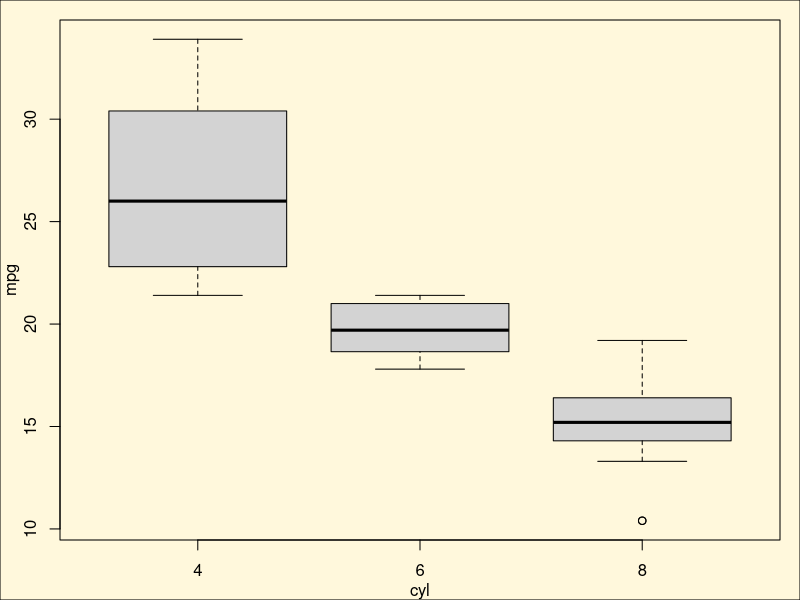
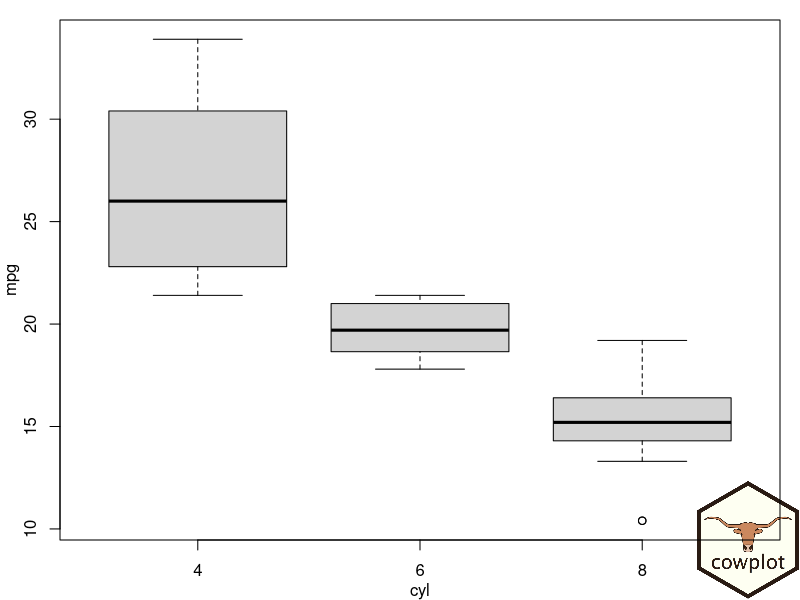
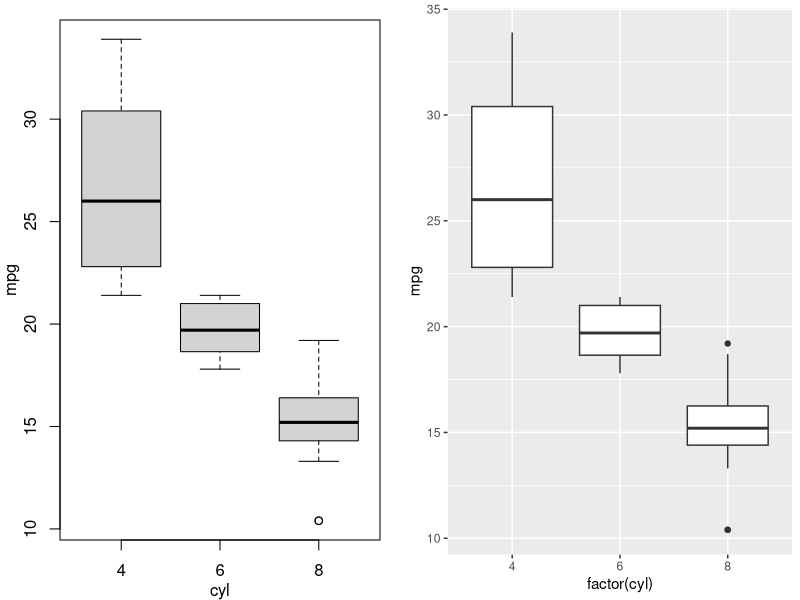
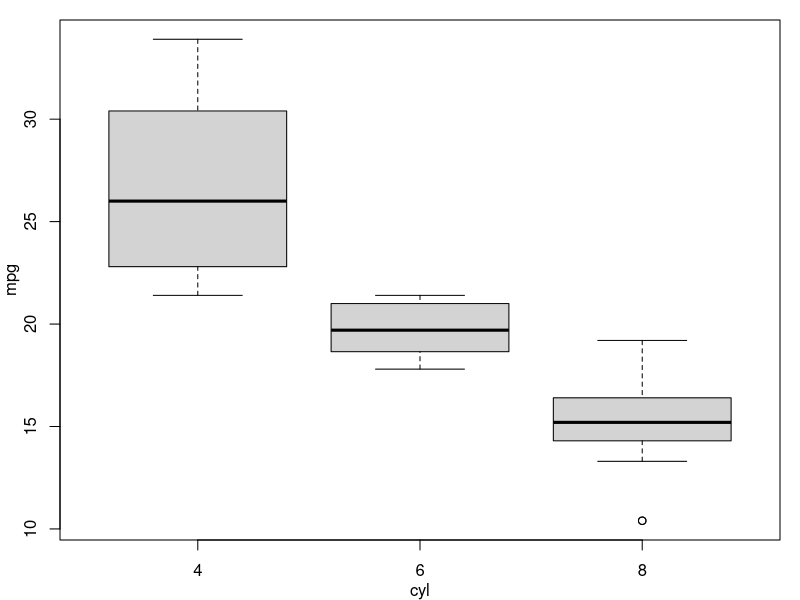
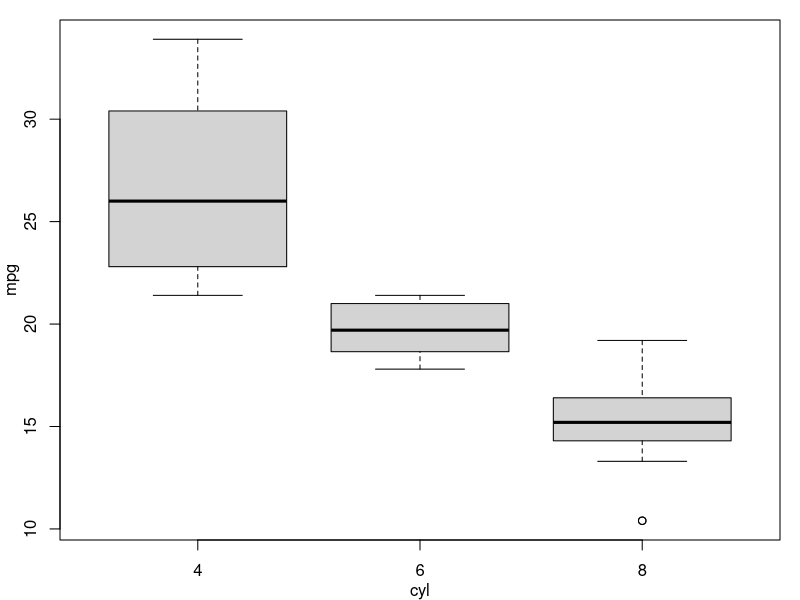
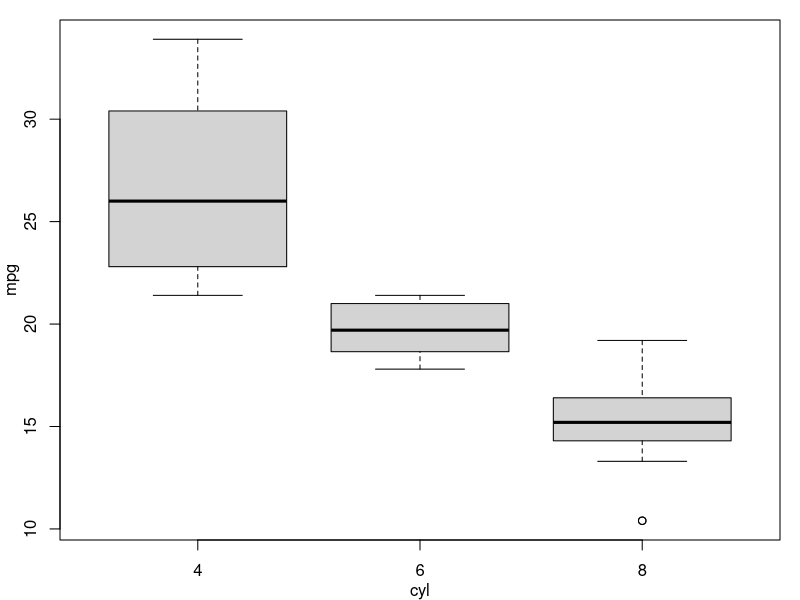
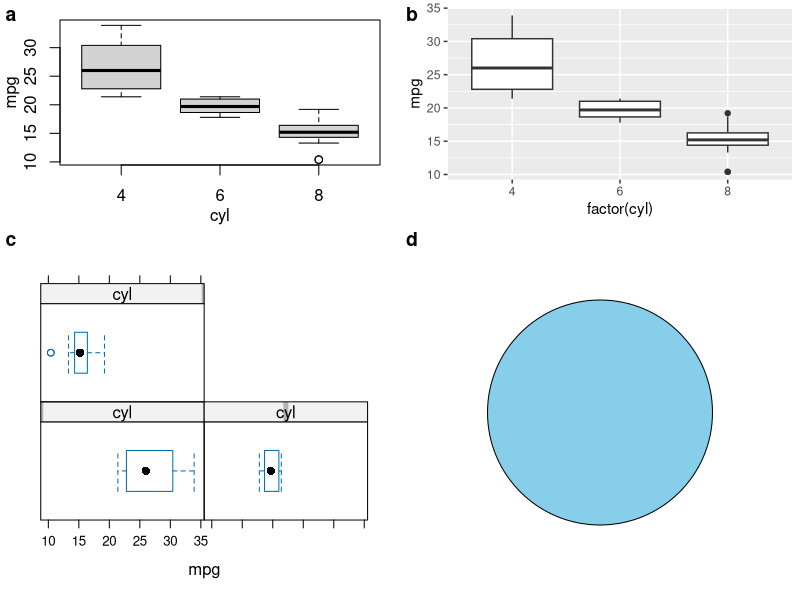
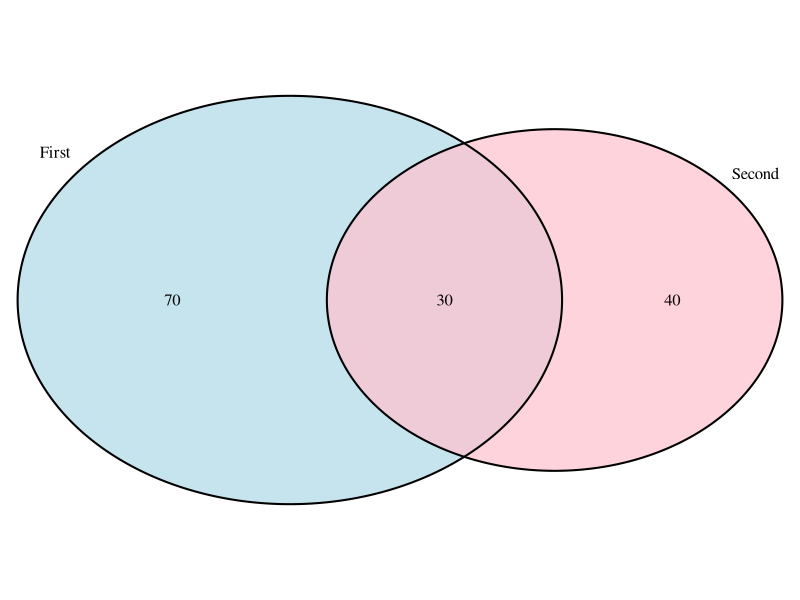

Reproduce these figures in R, in order.
## ---- chunk 1
library(ggplot2)
library(cowplot)

# define a function that emits the desired plot
p1 <- function() {
  par(
    mar = c(3, 3, 1, 1),
    mgp = c(2, 1, 0)
  )
  boxplot(mpg ~ cyl, xlab = "cyl", ylab = "mpg", data = mtcars)
}

ggdraw(p1) +
  theme(plot.background = element_rect(fill = "cornsilk"))
## ---- chunk 2
logo_file <- system.file("extdata", "logo.png", package = "cowplot")

ggdraw() + 
  draw_image(
    logo_file,
    x = 1,
    width = 0.13, height = 0.2,
    hjust = 1
  ) +
  draw_plot(p1)
## ---- chunk 3
p2 <- ggplot(data = mtcars, aes(factor(cyl), mpg)) + geom_boxplot()
plot_grid(p1, p2)
## ---- chunk 4
# create base R plot
par(mar = c(3, 3, 1, 1), mgp = c(2, 1, 0))
boxplot(mpg ~ cyl, xlab = "cyl", ylab = "mpg", data = mtcars)
# record previous base R plot and then draw through ggdraw()
p1_recorded <- recordPlot()
ggdraw(p1_recorded)
## ---- chunk 5
# store base R plot as formula
p1_formula <- ~{
  par(
    mar = c(3, 3, 1, 1), 
    mgp = c(2, 1, 0)
  )
  boxplot(mpg ~ cyl, xlab = "cyl", ylab = "mpg", data = mtcars)
}
ggdraw(p1_formula)
## ---- chunk 6
# base R
p1 <- ~{
  par(
    mar = c(3, 3, 1, 1), 
    mgp = c(2, 1, 0)
  )
  boxplot(mpg ~ cyl, xlab = "cyl", ylab = "mpg", data = mtcars)
}

# ggplot2
p2 <- ggplot(data = mtcars, aes(factor(cyl), mpg)) + geom_boxplot()

# lattice
library(lattice)
p3 <- bwplot(~mpg | cyl, data = mtcars)

# elementary grid graphics objects
library(grid)
p4 <- circleGrob(r = 0.3, gp = gpar(fill = "skyblue"))

# combine all into one plot
plot_grid(p1, p2, p3, p4, rel_heights = c(.6, 1), labels = "auto")
## ---- chunk 7
library(VennDiagram)

p_venn <- draw.pairwise.venn(
  100, 70, 30,
  c("First", "Second"),
  fill = c("light blue", "pink"),
  alpha = c(0.7, 0.7),
  ind = FALSE
)

ggdraw(p_venn)
